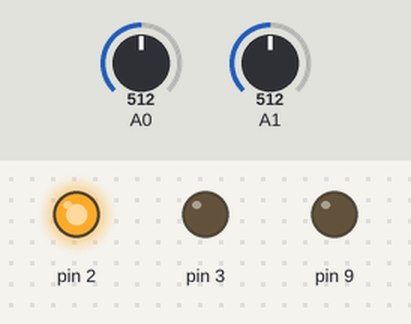
This sketch was run on a simulated Arduino Uno, built with avr-gcc and run on an emulated ATmega328P. On the bench: output pins drawn as LEDs (lit = HIGH). The inputs (shaded band) are chosen by the test bench; at power-on: A0 = 512, A1 = 512. Random numbers use the default seed unless the sketch sets one.

Above: at 1.2 s.
1.3 s: A0 set to 0
4.3 s: A1 set to 716
7.3 s: A0 set to 511
10.3 s: A1 set to 122
13.3 s: A0 set to 122
At 13.55 s:
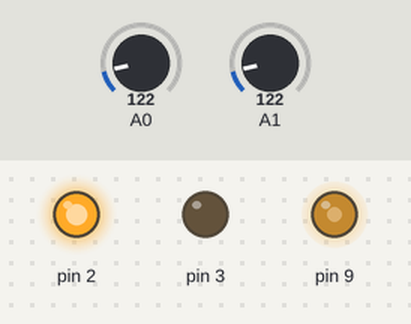
16.3 s: A1 set to 511
Timing chart, 0 to 20.3 s (numbered marks = the images above; inputs shaded):
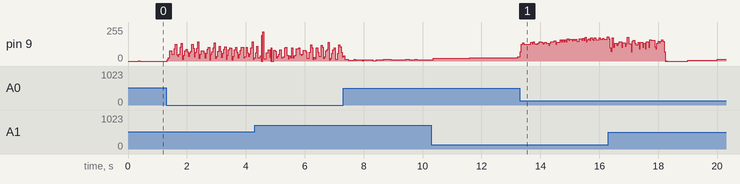

The sketch:

Sawtooth_test.ino
```cpp
/* Tomas de Camino Beck
 *  www.inventoria.org
 */

float a = 0.0;
void setup() {
  // put your setup code here, to run once:
  pinMode(A0, INPUT);
  pinMode(A1, INPUT);
  pinMode(9, OUTPUT);
  pinMode(3,OUTPUT);
  digitalWrite(3,LOW);
  pinMode(2,OUTPUT);
  digitalWrite(2,HIGH);
}

void loop() {
  // put your main code here, to run repeatedly:
  float p = float(analogRead(A0) + 1) / 1023;
  a += 0.0001;
  int val = floor((1 + sawTooth(a, p)) / 2 * 255);
  int val2 = map(analogRead(A1), 0, 1023, 500, 15000);
  analogWrite(9, val);
  delayMicroseconds(val2+random(10000));
  digitalWrite(9, LOW);
  delayMicroseconds(val2);
}

float sawTooth(float x, float period) {
  float st = -2 / PI * atan(1 / (tan((x * PI) / period)));
  return st;

}
```
